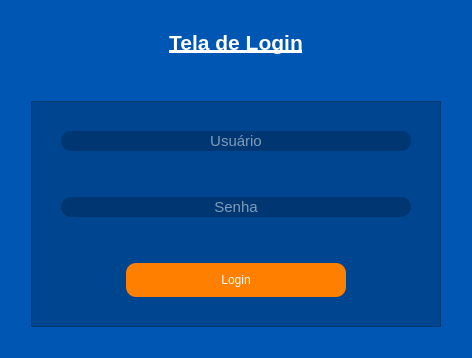
<?xml version="1.0" encoding="UTF-8"?>
<ui version="4.0">
 <class>Login</class>
 <widget class="QWidget" name="Login">
  <property name="geometry">
   <rect>
    <x>0</x>
    <y>0</y>
    <width>472</width>
    <height>358</height>
   </rect>
  </property>
  <property name="cursor">
   <cursorShape>ArrowCursor</cursorShape>
  </property>
  <property name="windowTitle">
   <string>Form</string>
  </property>
  <property name="styleSheet">
   <string notr="true">background-color:#0056b3;</string>
  </property>
  <layout class="QVBoxLayout" name="verticalLayout">
   <item>
    <widget class="QLabel" name="label">
     <property name="text">
      <string>&lt;html&gt;&lt;head/&gt;&lt;body&gt;&lt;p align=&quot;center&quot;&gt;&lt;span style=&quot; font-size:16pt; font-weight:600; text-decoration: underline; color:#ffffff;&quot;&gt;Tela de Login&lt;/span&gt;&lt;/p&gt;&lt;/body&gt;&lt;/html&gt;</string>
     </property>
     <property name="alignment">
      <set>Qt::AlignCenter</set>
     </property>
    </widget>
   </item>
   <item>
    <widget class="QFrame" name="frame">
     <property name="styleSheet">
      <string notr="true">background-color:rgba(0,0,0,0.2);
margin:20px;
</string>
     </property>
     <property name="frameShape">
      <enum>QFrame::StyledPanel</enum>
     </property>
     <property name="frameShadow">
      <enum>QFrame::Raised</enum>
     </property>
     <layout class="QVBoxLayout" name="verticalLayout_2">
      <item>
       <widget class="QLineEdit" name="txt_user">
        <property name="font">
         <font>
          <pointsize>11</pointsize>
         </font>
        </property>
        <property name="styleSheet">
         <string notr="true">color:#fff;
border-radios: 20px;
justify-content:center;
text-align:center;
border-radius:10px;
border: solid 2px #fff;</string>
        </property>
        <property name="alignment">
         <set>Qt::AlignCenter</set>
        </property>
        <property name="placeholderText">
         <string>Usuário</string>
        </property>
       </widget>
      </item>
      <item>
       <widget class="QLineEdit" name="txt_password">
        <property name="font">
         <font>
          <pointsize>11</pointsize>
         </font>
        </property>
        <property name="styleSheet">
         <string notr="true">color:#fff;

justify-content:center;
border-radius:10px;
border: solid 2px #fff;</string>
        </property>
        <property name="echoMode">
         <enum>QLineEdit::Password</enum>
        </property>
        <property name="alignment">
         <set>Qt::AlignCenter</set>
        </property>
        <property name="placeholderText">
         <string>Senha</string>
        </property>
       </widget>
      </item>
      <item>
       <layout class="QHBoxLayout" name="horizontalLayout">
        <item>
         <widget class="QPushButton" name="btn_login">
          <property name="sizePolicy">
           <sizepolicy hsizetype="Fixed" vsizetype="Fixed">
            <horstretch>0</horstretch>
            <verstretch>0</verstretch>
           </sizepolicy>
          </property>
          <property name="cursor">
           <cursorShape>PointingHandCursor</cursorShape>
          </property>
          <property name="styleSheet">
           <string notr="true">QPushButton{
	color:#fff;
	justify-content:center;
	background-color:#ff7f00;
	padding:10px;
	transform: 2s;
	max-width:200px;
border-radius:10px;
}

QPushButton:hover{
	background-color: #ffae42;
	transform: rotate(20deg);
}

</string>
          </property>
          <property name="text">
           <string>Login</string>
          </property>
         </widget>
        </item>
       </layout>
      </item>
     </layout>
    </widget>
   </item>
  </layout>
 </widget>
 <resources/>
 <connections/>
</ui>
